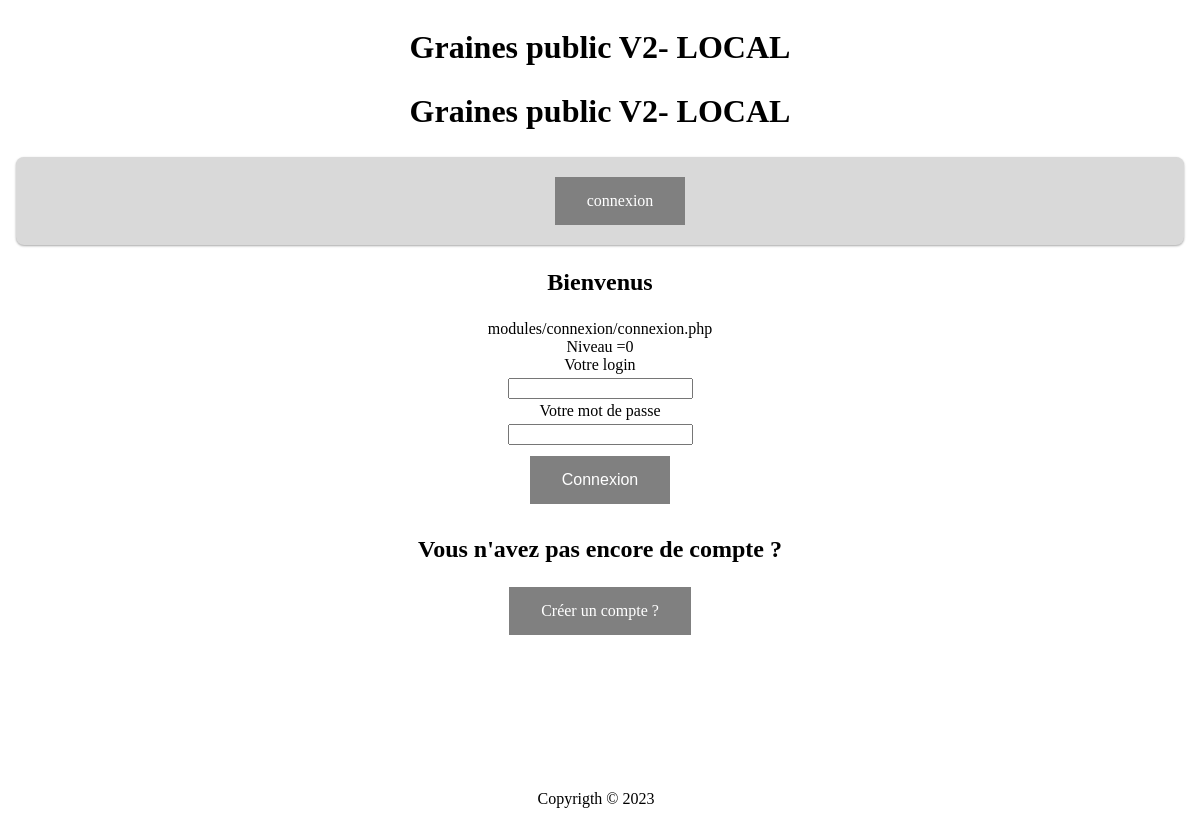
The page /index.php?idNav=90861906441 on the database its author committed.
### tables this page shows
CREATE TABLE `dataSite` (
  `idDataSite` int NOT NULL,
  `titre` varchar(50) NOT NULL,
  `sousTitre` varchar(100) NOT NULL,
  `description` varchar(255) NOT NULL,
  `titreHTML` varchar(120) NOT NULL DEFAULT '0'
);

CREATE TABLE `navigation` (
  `idNav` int NOT NULL,
  `nomNav` varchar(30) NOT NULL,
  `cheminNav` varchar(80) NOT NULL,
  `menuVisible` tinyint(1) NOT NULL,
  `zoneMenu` int NOT NULL,
  `ordre` tinyint NOT NULL,
  `niveau` tinyint(1) NOT NULL,
  `valide` tinyint(1) NOT NULL DEFAULT '1',
  `deroulant` tinyint NOT NULL DEFAULT '0',
  `targetRoute` varchar(22) NOT NULL DEFAULT '0',
  `idModule` int DEFAULT NULL
);

### index.php (called while the page is built, shortened)
<?php
include 'path.php';
include   $cheminFonctions.'fonctionsDB.php';
include   $cheminFonctions.'formFunction.php';
include   $cheminCorps.'kether.php';
include   $cheminCorps.'head.php';
include   $cheminCorps.'navHigh.php';
include   $cheminCorps.'main.php';
include   $cheminCorps.'foot.php';

### objets/RCUD.php (called while the page is built, shortened)
<?php
class RCUD {
  protected $serverName = "localhost:3306";
  protected $userName = "pillage";
  protected $password = "camille";
  protected $dbName = ["RoleTheDice1901", ""];
  private $sql;
  private $param;
  public function __construct($sql, $param) {
    $this->sql = $sql;
    $this->param = $param;
  }
  public function READ($type) {
    try {
      $conn = new PDO("mysql:host=$this->serverName;dbname=".$this->dbName[$type], $this->userName, $this->password);
      $conn->setAttribute(PDO::ATTR_ERRMODE, PDO::ERRMODE_EXCEPTION);
    } catch(PDOException $e) {
     echo "Error: " . $e->getMessage();
    }
    $data = $conn->prepare($this->sql);
    foreach ($this->param as $key) {
      $data->bindParam($key['prep'],$key['variable']);
    }
    $data->execute();
    $data->setFetchMode(PDO::FETCH_ASSOC);
    $dataTraiter = $data->fetchAll();
    return $dataTraiter;
  }
}

### objets/actionRCUD.php (called while the page is built, shortened)
<?php
class ActionDB {
  public static function select ($SQL, $Param, $type = 0) {
    $read = new RCUD($SQL, $Param);
    return $read->READ($type);
  }
}

### modules/dataSite/objets/getDataSite.php (called while the page is built)
<?php
class GetDataSite {
    public function getElementSite($fields, $tables, $conditionsClause) {
        $sql = new SelectRequest($fields, $tables, $conditionsClause);
        $select = $sql->requestSelect(0, '', 0);
        return ActionDB::select($select, []);
    }
}

### affichages/kether.php (called while the page is built, shortened)
<?php
require 'modules/dataSite/objets/getDataSite.php';
$fields = ['titre', 'sousTitre', 'description', 'titreHTML'];
$table = 'dataSite';
$condition = [['champs'=>'idDataSite', 'operator'=>'=', 'param'=>1]];
$dataSite = new PrintDataSite();
$dataSiteDB = $dataSite->getElementSite($fields, $table, $condition);
$title2 = $dataSiteDB[0]['sousTitre'];
$titleHeader = $dataSiteDB[0]['titreHTML'];

### modules/navigation/bandeau.php (called while the page is built)
<?php
  require 'modules/navigation/objets/getNavigation.php';
  require 'modules/navigation/objets/printNavigation.php';
  $readNav = new PrintNavigation();
  if(isset($_SESSION['role'])) {
      $dataNavBandeau = $readNav->getNav($_SESSION['role']);
  } else {
      $dataNavBandeau = $readNav->getNav(0);
  }
  $readNav->bandeauHaut($dataNavBandeau);

### modules/navigation/objets/getNavigation.php (called while the page is built, shortened)
<?php
Class GetNavigation {
  public function getNav($zoneMenu) {
    $select = "SELECT `nomNav`, `cheminNav`, `zoneMenu`, `ordre`, `niveau`, `valide`, `deroulant`, `targetRoute`
    FROM `navigation`
    WHERE `valide` = 1 AND `niveau` = :niveau AND `menuVisible` = 1 AND `zoneMenu` = 0
    ORDER BY `ordre`";
    $param = [['prep'=>':niveau', 'variable'=>$zoneMenu]];
    return ActionDB::select($select, $param);
  }
  public function getContenus($idNav) {
    $select = "SELECT  `cheminNav`,  `niveau`, `targetRoute` FROM `navigation` WHERE `targetRoute` = :targetRoute AND  `valide` = 1";
    $param = [['prep'=>':targetRoute', 'variable'=>$idNav]];
    return ActionDB::select($select, $param);
  }
}

### affichages/navHigh.php (the view)
<header>
  <div class="hautPage">
    <h1><?=$titleHeader?></h1>
    <h2><?=$title2?></h2>
  </div>
    <?php include   $cheminObjetsNavigation.'bandeau.php'; ?>
</header>

### modules/navigation/objets/printNavigation.php (shortened to what this page needs)
<?php
Class PrintNavigation extends GetNavigation {
  public function bandeauHaut($variable){
    echo '<nav class="nav"><ul class="navigationBandeau">';
      foreach ($variable as $key => $value) {
        if(($value['zoneMenu'] == 0)&&($value['deroulant'] == 0)) {
          echo '<li><a href="index.php?idNav='.$value['targetRoute'].'">'.$value['nomNav'].'</a></li>';
        }
      }
    echo '</ul></nav>';
  }
}

### affichages/main.php (shortened to what this page needs)
<?php
class ControlerAffichage {
  public static function idOrNot($data) {
    if(isset($_SESSION['login'])) {
      echo '<h3>Session de '.$_SESSION['login'].'</h3>';
    } else {
      echo '<h3>Bienvenus</h3>';
    }
  }
  public static function displayNav($data, $session) {
      function dev($route, $dev, $level) {
        if($dev){echo $route;
        echo '<br/>Niveau ='.$level;}
      }
      $dev = true;
      if (isset($data['idNav'])) {
          $idNav = filter($data['idNav']);
          $readNav = new PrintNavigation();
          $chemin = $readNav->getContenus($idNav);
          if (empty($chemin)) {
              deadEnd();
          } elseif ((empty($session)) && ($chemin[0]['niveau'] == 0)) {
              dev($chemin[0]['cheminNav'], $dev, $chemin[0]['niveau']);
              return $idNav;
          } elseif ((isset($session['role'])) && ($session['role'] == $chemin[0]['niveau'])) {
              dev($chemin[0]['cheminNav'], $dev, $chemin[0]['niveau']);
              include $chemin[0]['cheminNav'];
              return $idNav;
          } else {
              dev($chemin[0]['cheminNav'], $dev, $chemin[0]['niveau']);
              deadEnd();
          }
      } else {
          deadEnd();
      }
  }
}
echo '<main>';
  echo '<section>';
    ControlerAffichage::idOrNot($_SESSION);
  $idNav = ControlerAffichage::displayNav($_GET, $_SESSION);
echo '</section>';
echo '</main>';

### css/master.css (style rules this page uses)
:root { --main-background-color: grey; --main-background-MagicForm: #D9D9D9; --main-background-navBar: #D9D9D9; --main-border: none; --main-color: white; --main-padding: 15px 32px; --main-text-align: center; --main-text-decoration: none; --main-display: inline-block; --main-font-size: 16px; --main-cursor: pointer; --main-radius: 0.5em; --main-shadow: 2px 4px 5px 1px #151515; }
body { display: flex; flex-direction: column; min-height: 100vh; justify-content: space-between; }
header { text-align: center; }
main { flex:1; text-align: center; }
h1, h2 { font-size: 2em; }
h3 { font-size: 1.5em; }
a { text-decoration: none; }
.nav { box-shadow: rgba(0, 0, 0, 0.12) 0px 1px 3px, rgba(0, 0, 0, 0.24) 0px 1px 2px; background: var(--main-background-navBar); border-radius: var(--main-radius); border: 1px solid var(--main-color-interne); margin-left: 0.5em; margin-right: 0.5em; width: auto; padding: 0.25em; }
.hautPage { text-align: center; }
.navigationBandeau { list-style: none; display: flex; flex-direction: row; justify-content: space-evenly; align-items: center; }
.navigationBandeau li { padding-left: 0.5em; padding-right: 0.5em; margin-left: 1em; margin-right: 1em; text-align: center; }
a { background-color: var(--main-background-color); border: var(--main-border); color: var(--main-color); padding: var(--main-padding); text-align: var(--main-text-align); text-decoration: var(--main-text-decoration); display: var(--main-display); font-size: var(--main-font-size); cursor: var(--main-cursor); }

### rows shown on the page
datasite: titreHTML "Graines public V2- LOCAL", sousTitre "Graines public V2- LOCAL"
navigation: nomNav "connexion", cheminNav "modules/connexion/connexion.php", niveau "0"

### other values the page prints
$value['message'] "Votre login"
$value['message'] "Votre mot de passe"
$button "Connexion"
